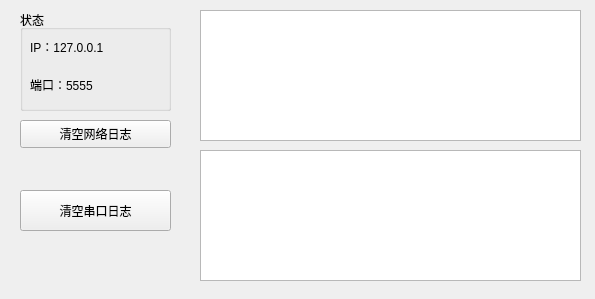
<?xml version="1.0" encoding="UTF-8"?>
<ui version="4.0">
 <class>Debug</class>
 <widget class="QWidget" name="Debug">
  <property name="geometry">
   <rect>
    <x>0</x>
    <y>0</y>
    <width>595</width>
    <height>299</height>
   </rect>
  </property>
  <property name="windowTitle">
   <string>调试</string>
  </property>
  <property name="windowIcon">
   <iconset>
    <selectedon>:/128.ico</selectedon>
   </iconset>
  </property>
  <widget class="QListWidget" name="listWidget">
   <property name="geometry">
    <rect>
     <x>200</x>
     <y>10</y>
     <width>381</width>
     <height>131</height>
    </rect>
   </property>
  </widget>
  <widget class="QGroupBox" name="groupBox">
   <property name="geometry">
    <rect>
     <x>20</x>
     <y>10</y>
     <width>151</width>
     <height>101</height>
    </rect>
   </property>
   <property name="title">
    <string>状态</string>
   </property>
   <widget class="QWidget" name="layoutWidget">
    <property name="geometry">
     <rect>
      <x>10</x>
      <y>20</y>
      <width>131</width>
      <height>71</height>
     </rect>
    </property>
    <layout class="QVBoxLayout" name="verticalLayout">
     <item>
      <widget class="QLabel" name="label">
       <property name="text">
        <string>IP：127.0.0.1</string>
       </property>
      </widget>
     </item>
     <item>
      <widget class="QLabel" name="label_2">
       <property name="text">
        <string>端口：5555</string>
       </property>
      </widget>
     </item>
    </layout>
   </widget>
  </widget>
  <widget class="QPushButton" name="pushButton">
   <property name="geometry">
    <rect>
     <x>20</x>
     <y>120</y>
     <width>151</width>
     <height>28</height>
    </rect>
   </property>
   <property name="text">
    <string>清空网络日志</string>
   </property>
  </widget>
  <widget class="QListWidget" name="listWidget_2">
   <property name="geometry">
    <rect>
     <x>200</x>
     <y>150</y>
     <width>381</width>
     <height>131</height>
    </rect>
   </property>
  </widget>
  <widget class="QPushButton" name="pushButton_2">
   <property name="geometry">
    <rect>
     <x>20</x>
     <y>190</y>
     <width>151</width>
     <height>41</height>
    </rect>
   </property>
   <property name="text">
    <string>清空串口日志</string>
   </property>
  </widget>
 </widget>
 <resources/>
 <connections/>
</ui>
